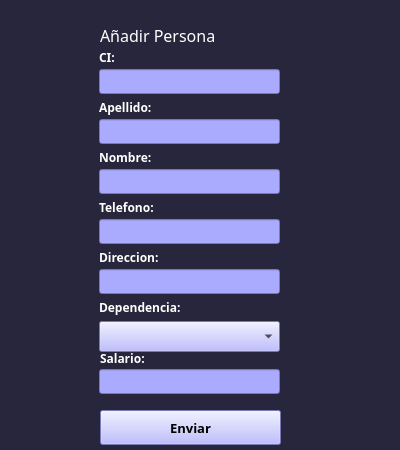
<?xml version="1.0" encoding="UTF-8"?>
<ui version="4.0">
 <class>formpersona</class>
 <widget class="QWidget" name="formpersona">
  <property name="geometry">
   <rect>
    <x>0</x>
    <y>0</y>
    <width>400</width>
    <height>450</height>
   </rect>
  </property>
  <property name="minimumSize">
   <size>
    <width>400</width>
    <height>400</height>
   </size>
  </property>
  <property name="maximumSize">
   <size>
    <width>400</width>
    <height>450</height>
   </size>
  </property>
  <property name="windowTitle">
   <string>PERSONA</string>
  </property>
  <property name="styleSheet">
   <string notr="true">background-color:#27263c;</string>
  </property>
  <widget class="QWidget" name="centralwidget" native="true">
   <property name="geometry">
    <rect>
     <x>90</x>
     <y>20</y>
     <width>261</width>
     <height>451</height>
    </rect>
   </property>
   <property name="styleSheet">
    <string notr="true"/>
   </property>
   <widget class="QLineEdit" name="campo_ci">
    <property name="geometry">
     <rect>
      <x>9</x>
      <y>49</y>
      <width>181</width>
      <height>25</height>
     </rect>
    </property>
    <property name="minimumSize">
     <size>
      <width>150</width>
      <height>25</height>
     </size>
    </property>
    <property name="styleSheet">
     <string notr="true">background-color:rgb(170, 170, 255);</string>
    </property>
    <property name="maxLength">
     <number>15</number>
    </property>
   </widget>
   <widget class="QLineEdit" name="campo_apellido">
    <property name="geometry">
     <rect>
      <x>9</x>
      <y>99</y>
      <width>181</width>
      <height>25</height>
     </rect>
    </property>
    <property name="minimumSize">
     <size>
      <width>150</width>
      <height>25</height>
     </size>
    </property>
    <property name="styleSheet">
     <string notr="true">background-color:rgb(170, 170, 255);
</string>
    </property>
    <property name="maxLength">
     <number>15</number>
    </property>
   </widget>
   <widget class="QLineEdit" name="campo_nombre">
    <property name="geometry">
     <rect>
      <x>9</x>
      <y>149</y>
      <width>181</width>
      <height>25</height>
     </rect>
    </property>
    <property name="minimumSize">
     <size>
      <width>150</width>
      <height>25</height>
     </size>
    </property>
    <property name="styleSheet">
     <string notr="true">background-color:rgb(170, 170, 255);</string>
    </property>
    <property name="maxLength">
     <number>15</number>
    </property>
   </widget>
   <widget class="QLineEdit" name="campo_telefono">
    <property name="geometry">
     <rect>
      <x>9</x>
      <y>199</y>
      <width>181</width>
      <height>25</height>
     </rect>
    </property>
    <property name="minimumSize">
     <size>
      <width>150</width>
      <height>25</height>
     </size>
    </property>
    <property name="styleSheet">
     <string notr="true">background-color:rgb(170, 170, 255);</string>
    </property>
    <property name="maxLength">
     <number>12</number>
    </property>
   </widget>
   <widget class="QLineEdit" name="campo_direccion">
    <property name="geometry">
     <rect>
      <x>9</x>
      <y>249</y>
      <width>181</width>
      <height>25</height>
     </rect>
    </property>
    <property name="minimumSize">
     <size>
      <width>150</width>
      <height>25</height>
     </size>
    </property>
    <property name="styleSheet">
     <string notr="true">background-color:rgb(170, 170, 255);</string>
    </property>
    <property name="maxLength">
     <number>30</number>
    </property>
   </widget>
   <widget class="QLabel" name="label">
    <property name="geometry">
     <rect>
      <x>9</x>
      <y>29</y>
      <width>151</width>
      <height>16</height>
     </rect>
    </property>
    <property name="font">
     <font>
      <family>Candara</family>
      <weight>75</weight>
      <bold>true</bold>
     </font>
    </property>
    <property name="styleSheet">
     <string notr="true">color:white;</string>
    </property>
    <property name="text">
     <string>CI:</string>
    </property>
   </widget>
   <widget class="QLabel" name="label_2">
    <property name="geometry">
     <rect>
      <x>9</x>
      <y>79</y>
      <width>151</width>
      <height>16</height>
     </rect>
    </property>
    <property name="font">
     <font>
      <family>Candara</family>
      <weight>75</weight>
      <bold>true</bold>
     </font>
    </property>
    <property name="styleSheet">
     <string notr="true">color:white;</string>
    </property>
    <property name="text">
     <string>Apellido:</string>
    </property>
   </widget>
   <widget class="QLabel" name="label_3">
    <property name="geometry">
     <rect>
      <x>9</x>
      <y>129</y>
      <width>151</width>
      <height>16</height>
     </rect>
    </property>
    <property name="font">
     <font>
      <family>Candara</family>
      <weight>75</weight>
      <bold>true</bold>
     </font>
    </property>
    <property name="styleSheet">
     <string notr="true">color:white;</string>
    </property>
    <property name="text">
     <string>Nombre:</string>
    </property>
   </widget>
   <widget class="QLabel" name="label_4">
    <property name="geometry">
     <rect>
      <x>9</x>
      <y>179</y>
      <width>151</width>
      <height>16</height>
     </rect>
    </property>
    <property name="font">
     <font>
      <family>Candara</family>
      <weight>75</weight>
      <bold>true</bold>
     </font>
    </property>
    <property name="styleSheet">
     <string notr="true">color:white;</string>
    </property>
    <property name="text">
     <string>Telefono:</string>
    </property>
   </widget>
   <widget class="QLabel" name="label_5">
    <property name="geometry">
     <rect>
      <x>9</x>
      <y>229</y>
      <width>151</width>
      <height>16</height>
     </rect>
    </property>
    <property name="font">
     <font>
      <family>Candara</family>
      <weight>75</weight>
      <bold>true</bold>
     </font>
    </property>
    <property name="styleSheet">
     <string notr="true">color:white;</string>
    </property>
    <property name="text">
     <string>Direccion:</string>
    </property>
   </widget>
   <widget class="QLabel" name="label_6">
    <property name="geometry">
     <rect>
      <x>9</x>
      <y>279</y>
      <width>151</width>
      <height>16</height>
     </rect>
    </property>
    <property name="font">
     <font>
      <family>Candara</family>
      <weight>75</weight>
      <bold>true</bold>
     </font>
    </property>
    <property name="styleSheet">
     <string notr="true">color:white;</string>
    </property>
    <property name="text">
     <string>Dependencia:</string>
    </property>
   </widget>
   <widget class="QLabel" name="label_7">
    <property name="geometry">
     <rect>
      <x>10</x>
      <y>330</y>
      <width>151</width>
      <height>16</height>
     </rect>
    </property>
    <property name="font">
     <font>
      <family>Candara</family>
      <weight>75</weight>
      <bold>true</bold>
     </font>
    </property>
    <property name="styleSheet">
     <string notr="true">color:white;</string>
    </property>
    <property name="text">
     <string>Salario:</string>
    </property>
   </widget>
   <widget class="QLineEdit" name="campo_salario">
    <property name="geometry">
     <rect>
      <x>9</x>
      <y>349</y>
      <width>181</width>
      <height>25</height>
     </rect>
    </property>
    <property name="minimumSize">
     <size>
      <width>150</width>
      <height>25</height>
     </size>
    </property>
    <property name="styleSheet">
     <string notr="true">background-color:rgb(170, 170, 255);</string>
    </property>
    <property name="maxLength">
     <number>9</number>
    </property>
   </widget>
   <widget class="QLabel" name="label_8">
    <property name="geometry">
     <rect>
      <x>10</x>
      <y>5</y>
      <width>181</width>
      <height>21</height>
     </rect>
    </property>
    <property name="font">
     <font>
      <family>Candara</family>
      <pointsize>12</pointsize>
     </font>
    </property>
    <property name="styleSheet">
     <string notr="true">color:white;
</string>
    </property>
    <property name="text">
     <string>Añadir Persona</string>
    </property>
   </widget>
   <widget class="QPushButton" name="boton_enviar">
    <property name="geometry">
     <rect>
      <x>10</x>
      <y>390</y>
      <width>181</width>
      <height>35</height>
     </rect>
    </property>
    <property name="minimumSize">
     <size>
      <width>150</width>
      <height>35</height>
     </size>
    </property>
    <property name="maximumSize">
     <size>
      <width>200</width>
      <height>100</height>
     </size>
    </property>
    <property name="font">
     <font>
      <family>Candara</family>
      <pointsize>10</pointsize>
      <weight>75</weight>
      <bold>true</bold>
     </font>
    </property>
    <property name="cursor">
     <cursorShape>PointingHandCursor</cursorShape>
    </property>
    <property name="styleSheet">
     <string notr="true">background-color:rgb(170, 170, 255);</string>
    </property>
    <property name="text">
     <string>Enviar</string>
    </property>
   </widget>
   <widget class="QComboBox" name="lista_dependencias">
    <property name="geometry">
     <rect>
      <x>9</x>
      <y>301</y>
      <width>181</width>
      <height>31</height>
     </rect>
    </property>
    <property name="styleSheet">
     <string notr="true">background-color:rgb(170, 170, 255);</string>
    </property>
   </widget>
  </widget>
  <widget class="QMenuBar" name="menubar">
   <property name="geometry">
    <rect>
     <x>0</x>
     <y>0</y>
     <width>456</width>
     <height>22</height>
    </rect>
   </property>
  </widget>
  <widget class="QStatusBar" name="statusbar">
   <property name="geometry">
    <rect>
     <x>0</x>
     <y>0</y>
     <width>3</width>
     <height>18</height>
    </rect>
   </property>
  </widget>
 </widget>
 <resources/>
 <connections/>
</ui>
